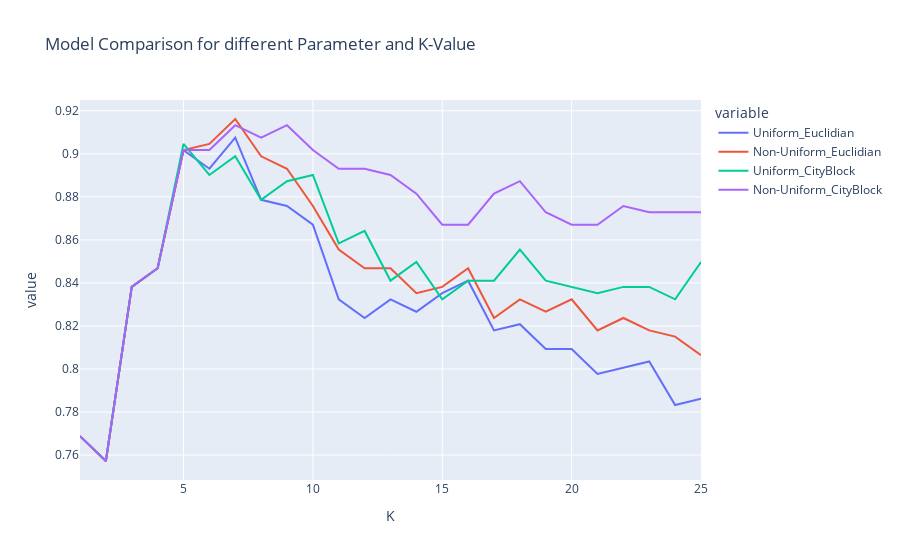

This figure's notebook cell:
### Code cell
#Model Accuracy comaprison for differnt paramete
temp = {'K':[i for i in range(1,k+1)],'Uniform_Euclidian':Eu_Uni_Score,'Non-Uniform_Euclidian':Eu_dis_Score,'Uniform_CityBlock':CB_uni_Score,'Non-Uniform_CityBlock':CB_dis_Score}
df = pd.DataFrame(temp)
px.line(df,x='K',y=df.columns[1:],title='Model Comparison for different Parameter and K-Value')

### Figure 1 — Plotly figure (JSON) as saved in the notebook; plotly's stock layout.template omitted (floating-point values rounded to 4 significant figures)
{"data": [{"hovertemplate": "variable=Uniform_Euclidian<br>K=%{x}<br>value=%{y}<extra></extra>", "legendgroup": "Uniform_Euclidian", "line": {"color": "#636efa", "dash": "solid"}, "marker": {"symbol": "circle"}, "mode": "lines", "name": "Uniform_Euclidian", "orientation": "v", "showlegend": true, "type": "scatter", "x": [1, 2, 3, 4, 5, 6, 7, 8, 9, 10, 11, 12, 13, 14, 15, 16, 17, 18, 19, 20, 21, 22, 23, 24, 25], "xaxis": "x", "y": [0.7688, 0.7572, 0.8382, 0.8468, 0.9017, 0.8931, 0.9075, 0.8786, 0.8757, 0.8671, 0.8324, 0.8237, 0.8324, 0.8266, 0.8353, 0.841, 0.8179, 0.8208, 0.8092, 0.8092, 0.7977, 0.8006, 0.8035, 0.7832, 0.7861], "yaxis": "y"}, {"hovertemplate": "variable=Non-Uniform_Euclidian<br>K=%{x}<br>value=%{y}<extra></extra>", "legendgroup": "Non-Uniform_Euclidian", "line": {"color": "#EF553B", "dash": "solid"}, "marker": {"symbol": "circle"}, "mode": "lines", "name": "Non-Uniform_Euclidian", "orientation": "v", "showlegend": true, "type": "scatter", "x": [1, 2, 3, 4, 5, 6, 7, 8, 9, 10, 11, 12, 13, 14, 15, 16, 17, 18, 19, 20, 21, 22, 23, 24, 25], "xaxis": "x", "y": [0.7688, 0.7572, 0.8382, 0.8468, 0.9017, 0.9046, 0.9162, 0.8988, 0.8931, 0.8757, 0.8555, 0.8468, 0.8468, 0.8353, 0.8382, 0.8468, 0.8237, 0.8324, 0.8266, 0.8324, 0.8179, 0.8237, 0.8179, 0.815, 0.8064], "yaxis": "y"}, {"hovertemplate": "variable=Uniform_CityBlock<br>K=%{x}<br>value=%{y}<extra></extra>", "legendgroup": "Uniform_CityBlock", "line": {"color": "#00cc96", "dash": "solid"}, "marker": {"symbol": "circle"}, "mode": "lines", "name": "Uniform_CityBlock", "orientation": "v", "showlegend": true, "type": "scatter", "x": [1, 2, 3, 4, 5, 6, 7, 8, 9, 10, 11, 12, 13, 14, 15, 16, 17, 18, 19, 20, 21, 22, 23, 24, 25], "xaxis": "x", "y": [0.7688, 0.7572, 0.8382, 0.8468, 0.9046, 0.8902, 0.8988, 0.8786, 0.8873, 0.8902, 0.8584, 0.8642, 0.841, 0.8497, 0.8324, 0.841, 0.841, 0.8555, 0.841, 0.8382, 0.8353, 0.8382, 0.8382, 0.8324, 0.8497], "yaxis": "y"}, {"hovertemplate": "variable=Non-Uniform_CityBlock<br>K=%{x}<br>value=%{y}<extra></extra>", "legendgroup": "Non-Uniform_CityBlock", "line": {"color": "#ab63fa", "dash": "solid"}, "marker": {"symbol": "circle"}, "mode": "lines", "name": "Non-Uniform_CityBlock", "orientation": "v", "showlegend": true, "type": "scatter", "x": [1, 2, 3, 4, 5, 6, 7, 8, 9, 10, 11, 12, 13, 14, 15, 16, 17, 18, 19, 20, 21, 22, 23, 24, 25], "xaxis": "x", "y": [0.7688, 0.7572, 0.8382, 0.8468, 0.9017, 0.9017, 0.9133, 0.9075, 0.9133, 0.9017, 0.8931, 0.8931, 0.8902, 0.8815, 0.8671, 0.8671, 0.8815, 0.8873, 0.8728, 0.8671, 0.8671, 0.8757, 0.8728, 0.8728, 0.8728], "yaxis": "y"}], "layout": {"legend": {"title": {"text": "variable"}, "tracegroupgap": 0}, "title": {"text": "Model Comparison for different Parameter and K-Value"}, "xaxis": {"anchor": "y", "domain": [0, 1], "title": {"text": "K"}}, "yaxis": {"anchor": "x", "domain": [0, 1], "title": {"text": "value"}}}}
